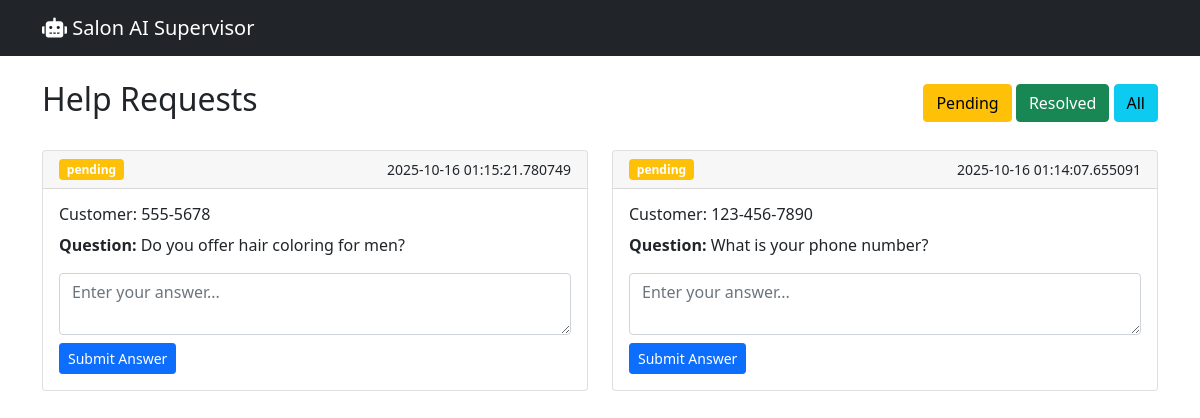
The app's page /requests with its own data.
### app/models/schemas.py (models this page shows, shortened)
class HelpRequest(db.Model):
    __tablename__ = "help_requests"
    id = db.Column(db.String(36), primary_key=True)
    customer_phone = db.Column(db.String(20), nullable=False)
    question = db.Column(db.Text, nullable=False)
    status = db.Column(db.String(20), default=RequestStatus.PENDING.value)
    created_at = db.Column(db.DateTime, default=datetime.utcnow)
    resolved_at = db.Column(db.DateTime)
    supervisor_answer = db.Column(db.Text)
    supervisor_id = db.Column(db.String(50))
    follow_up_sent = db.Column(db.Boolean, default=False)
    follow_up_sent_at = db.Column(db.DateTime)

### app/routes/web.py (the view)
@web_bp.route("/requests")
def requests_view():
    status = request.args.get("status", "pending")
    requests = (
        HelpRequest.query.filter(HelpRequest.status == status)
        .order_by(HelpRequest.created_at.desc())
        .all()
    )
    return render_template("requests.html", requests=requests, current_status=status)

### app/templates/requests.html (shortened to what this page needs)
{% extends "base.html" %}
{% block content %}
<div class="d-flex justify-content-between align-items-center mb-4">
    <h2>Help Requests</h2>
    <div>
        <a href="/requests?status=pending" class="btn btn-warning">Pending</a>
        <a href="/requests?status=resolved" class="btn btn-success">Resolved</a>
        <a href="/requests?status=all" class="btn btn-info">All</a>
    </div>
</div>
<div class="row">
    {% for request in requests %}
    <div class="col-md-6 mb-3">
        <div class="card">
            <div class="card-header d-flex justify-content-between">
                <span class="badge
                    {% if request.status == 'pending' %}bg-warning
                    {% elif request.status == 'resolved' %}bg-success
                    {% else %}bg-secondary{% endif %}">
                    {{ request.status }}
                </span>
                <small>{{ request.created_at }}</small>
            </div>
            <div class="card-body">
                <h6>Customer: {{ request.customer_phone }}</h6>
                <p><strong>Question:</strong> {{ request.question }}</p>
                {% if request.status == 'pending' %}
                <div class="mt-3">
                    <textarea class="form-control mb-2" id="answer-{{ request.id }}"
                        placeholder="Enter your answer..."></textarea>
                    <button class="btn btn-primary btn-sm" onclick="respondToRequest('{{ request.id }}')">
                        Submit Answer
                    </button>
                </div>
                {% endif %}
            </div>
        </div>
    </div>
    {% else %}
    <div class="col-12">
        <div class="alert alert-info">
            No {{ current_status }} requests found.
        </div>
    </div>
    {% endfor %}
</div>
{% endblock %}

### records on screen
HelpRequest: status "pending", created_at "2025-10-16 01:15:21.780749", customer_phone "555-5678", question "Do you offer hair coloring for men?", id "Enter your answer..."
HelpRequest: status "pending", created_at "2025-10-16 01:14:07.655091", customer_phone "123-456-7890", question "What is your phone number?", id "Enter your answer..."
